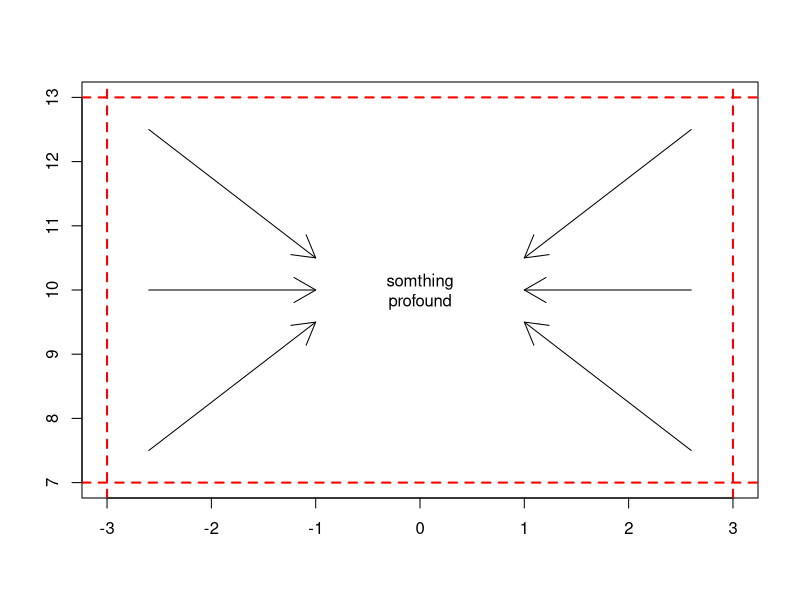
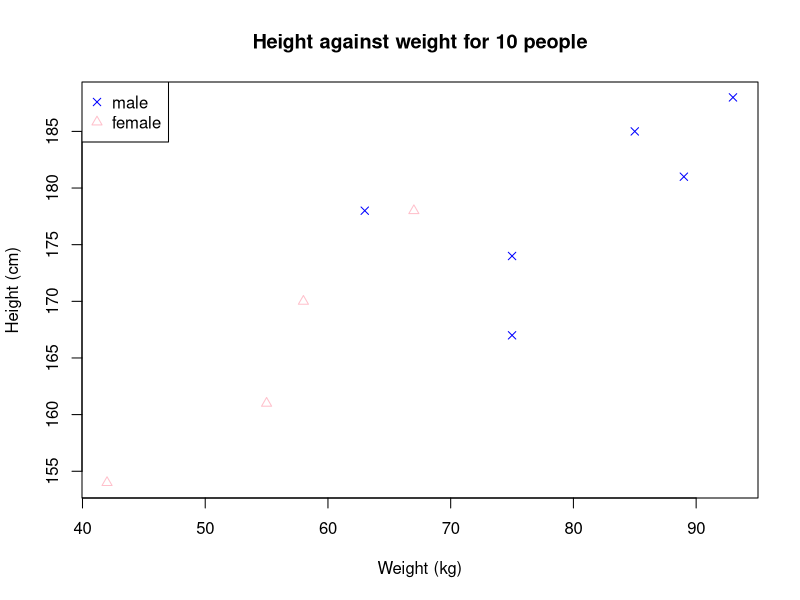

Reproduce these figures in R, in order.
# 7.1
plot(x = -3:3, y = 7:13, type = "n", main = "", xlab = "", ylab = "")

abline(h = c(7, 13), col = "red", lty = 2, lwd = 2)
abline(v = c(-3, 3), col = "red", lty = 2, lwd = 2)

text(x = 0, y = 10, labels = "somthing\nprofound")

arrows(x0 = -2.6, y0 = 12.5, x1 = -1, y1 = 10.5)
arrows(x0 = -2.6, y0 = 10,   x1 = -1, y1 = 10)
arrows(x0 = -2.6, y0 = 7.5,  x1 = -1, y1 = 9.5)

arrows(x0 = 2.6, y0 = 12.5, x1 = 1, y1 = 10.5)
arrows(x0 = 2.6, y0 = 10,   x1 = 1, y1 = 10)
arrows(x0 = 2.6, y0 = 7.5,  x1 = 1, y1 = 9.5)

b <- data.frame(
  weight = c(55,85,75,42,93,63,58,75,89,67),
  height = c(161,185,174,154,188,178,170,167,181,178),
  sex = factor(c("female","male","male","female","male","male","female","male","male","female"))
)
plot(b$weight, b$height, type="n",
     xlab="Weight (kg)", ylab="Height (cm)",
     main="Height against weight for 10 people"
)
points(b$weight[b$sex == "male"], b$height[b$sex == "male"],
       pch = 4, col = "blue"
)
points(b$weight[b$sex == "female"], b$height[b$sex == "female"],
       pch = 2, col = "pink"
)
legend("topleft", legend=c("male","female"),
       pch=c(4, 2), col=c("blue", "pink")
)